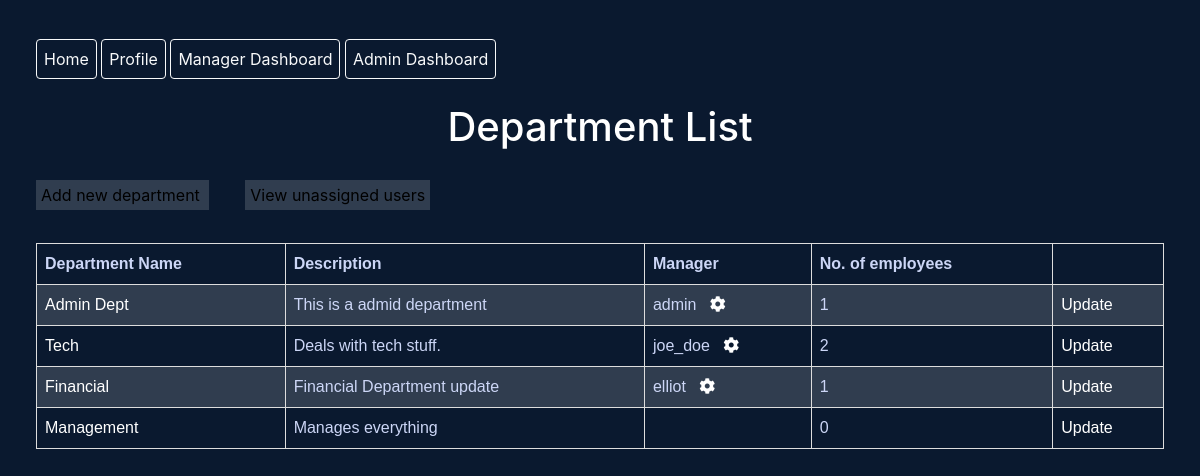
The page /ad/department-list (signed in) on the database its author committed.
### core/models.py (models this page shows, shortened)
class Department(models.Model):
	name = models.CharField(max_length=60)
	description = models.CharField(max_length=264)

class EmployeeJobInfo(models.Model):
	user = models.OneToOneField(User, on_delete=models.CASCADE)
	job_title = models.CharField(max_length=50)
	rank = models.CharField(max_length=25, choices=rank_choices)
	working_hours = models.CharField(max_length=25, choices=working_hours_choices)
	department = models.ForeignKey(Department, on_delete=models.SET_NULL, blank=True, null=True)
	roles = models.ForeignKey(Role, on_delete=models.SET_NULL, blank=True, null=True)
	Pay_Grade = models.ForeignKey(PayGrade, on_delete=models.SET_NULL, blank=True, null=True)
	isManager = models.BooleanField(default=False)

### assignment/views.py (the view)
# urls.py: path('department-list', DepartmentList.as_view(), name='department-list'),
class DepartmentList(AdminRequiredMixin, ListView):
	template_name = "assignment/departmentlist.html"
	model = Department
	context_object_name = 'department'
	def get_context_data(self, **kwargs):
		context = super().get_context_data(**kwargs)
		context['department'] = Department.objects.all()
		context['department_count'] = []
		context['dept_manager'] = []
		for dept in context['department']:
			dept_manager = {
				'department_name': dept.name,
				'dept_manager' : DepartmentManager.objects.filter(department=dept)
			}
			count = {
				'department_name': dept.name,
				'count' : EmployeeJobInfo.objects.filter(department=dept).count(),
				'dept_manager' : EmployeeJobInfo.objects.filter(department=dept).filter(isManager=True)
			}
			context['dept_manager'].append(dept_manager)
			context['department_count'].append(count)
		return context

### assignment/views.py (called while the page is built)
    def dispatch(self, request, *args, **kwargs):
        usr = request.user
        if usr.is_authenticated and usr.is_superuser:
            pass
        else:
            return redirect('core:index')
        return super().dispatch(request, *args, **kwargs)

### core/context_processors.py (called while the page is built)
def check_authorization(request):
	if request.user.is_superuser:
		user_is_admin = True
	else:
		user_is_admin = False
	if request.user.is_authenticated:
		user_is_authenticated = True
		jobinfo = EmployeeJobInfo.objects.filter(user = request.user)[0]
		if jobinfo and jobinfo.isManager == True:
			user_is_manager = True
		else:
			user_is_manager = False
	else:
		user_is_authenticated = False
		user_is_manager = False
	return {
		'user_is_authenticated' : user_is_authenticated,
		'user_is_admin': user_is_admin,
		'user_is_manager' : user_is_manager,
	}

### assignment/templates/assignment/departmentlist.html (shortened to what this page needs)
{% extends 'core/base.html' %}
{% block content %}
	<h1>Department List</h1>
	<br>
	<a class='add-dept' href="{% url 'createMode:create-departent' %}">
		Add new department
	</a>
	<a class='add-dept' href="{% url 'assignment:unassigned-list' %}">
		View unassigned users
	</a>
	<table>
		<tr>
			<th>Department Name</th>
			<th>Description</th>
			<th>Manager</th>
			<th>No. of employees</th>
			<th></th>
		</tr>
			{% for department in department %}
				<tr>
			    	<td> <a href="{% url 'assignment:userlist' department.pk %}">
			    		{{ department.name}}
			    	</a></td>
			    	<td> {{ department.description }}</td>
			    	<td>
						{% for dept in department_count  %}
							{% if dept.department_name == department.name %}
								{% for manager in dept.dept_manager %}
									{{ manager.user.username }}
									<a href="{% url 'createMode:jobinfo-update' manager.pk %}"><i class="fas fa-cog"></i></a>
								 <br>
								{% endfor %}
							{% endif %}
					{% endfor %}
			    	</td>
			    	<td>
			    		{% for dept in department_count  %}
							{% if dept.department_name == department.name %}
								{{ dept.count }}
							{% endif %}
					{% endfor %}
			    	</td>
			    	<td>
			    		<a href="{% url 'createMode:update-department' department.pk %}">Update</a>
			    	</td>
			    </tr>
			{% endfor %}
	</table>
{% endblock %}

### core/static/core/style.css (style rules this page uses)
html, body { background-color: #0a192f; color: rgb(204, 214, 246); }
h1, h2, h3, h4, h5 { color: white; }
table { width: 350px; padding: 15px 100px; }

### assignment/static/assignment/style.css (style rules this page uses)
table { font-family: arial, sans-serif; border-collapse: collapse; width: 94%; margin-left: 3%; margin-top: 3% }
td, th { border: 1px solid #dddddd; text-align: left; padding: 8px; }
tr:nth-child(even) { background-color: #dddddd2e; }
a { color: black; text-decoration: none; }
h1,h3 { text-align: center; }
td > a { color: white; }
.add-dept { color: black; background-color: #303d4f; margin-left: 3%; padding: 5px; }

### rows shown on the page
Department: name "Admin Dept", description "This is a admid department", count "1"
EmployeeJobInfo: user.username "admin"
Department: name "Tech", description "Deals with tech stuff.", count "2"
EmployeeJobInfo: user.username "joe_doe"
Department: name "Financial", description "Financial Department update", count "1"
EmployeeJobInfo: user.username "elliot"
Department: name "Management", description "Manages everything", count "0"
